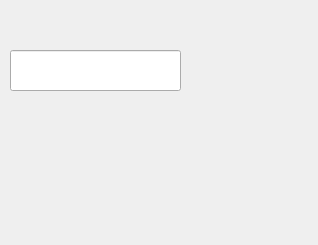
<?xml version="1.0" encoding="UTF-8"?>
<ui version="4.0">
 <class>identificationWindow</class>
 <widget class="QWidget" name="identificationWindow">
  <property name="geometry">
   <rect>
    <x>0</x>
    <y>0</y>
    <width>318</width>
    <height>245</height>
   </rect>
  </property>
  <property name="windowTitle">
   <string>identifications</string>
  </property>
  <widget class="QLineEdit" name="PasswordEnter">
   <property name="geometry">
    <rect>
     <x>10</x>
     <y>50</y>
     <width>171</width>
     <height>41</height>
    </rect>
   </property>
  </widget>
 </widget>
 <resources/>
 <connections/>
</ui>
